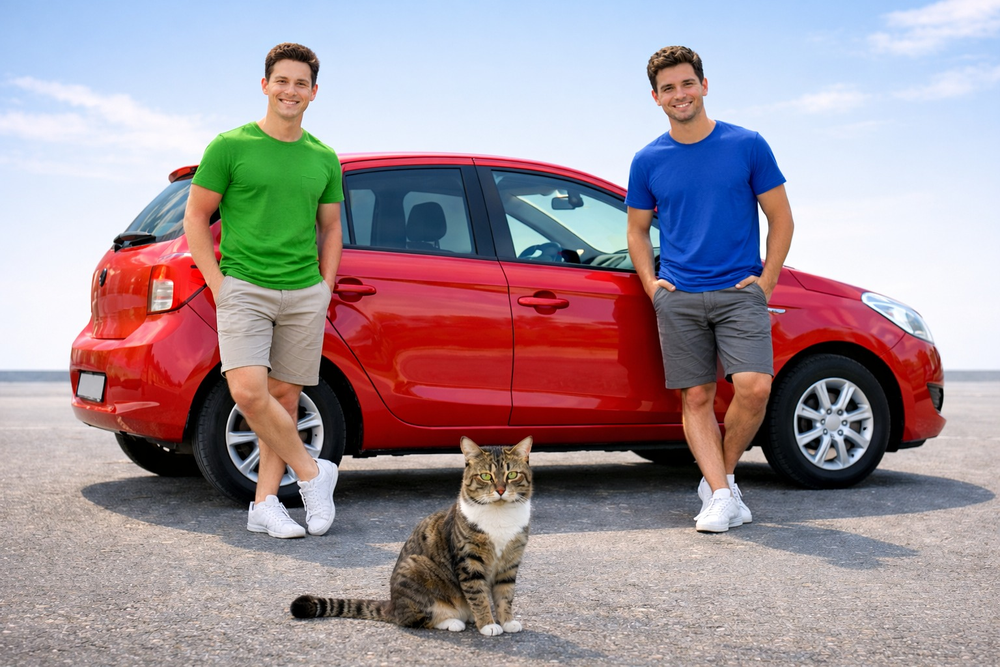
%> input picture Digital-Image-Processing-MATLAB/ttrrr.png, 1000 x 667 px, shrunk from 1536 x 1024 before the run
$ octave project_Part3.m   (GNU Octave 9; MATLAB toolbox functions it lacks are replaced by stand-ins)
%> lines starting %> are read from the running program, lines starting %| are printed output that depends on the picture; in (x1, y1, x2, y2) boxes, pixels count from 0 and x2, y2 are one past the last pixel; in counts of white or black regions, pixels touching at a corner belong together; the program's own positions count from 1
clc;
clear;
close all;


%% 1 Read Image
I = imread('ttrrr.png');
%> I is the input picture: size 667x1000x3 uint8; mean R, G, B 161.4, 146.1, 153

figure, imshow(I), title('Original Image');

%% 2 Convert to Grayscale
if size(I,3) == 3
    I_gray = rgb2gray(I);
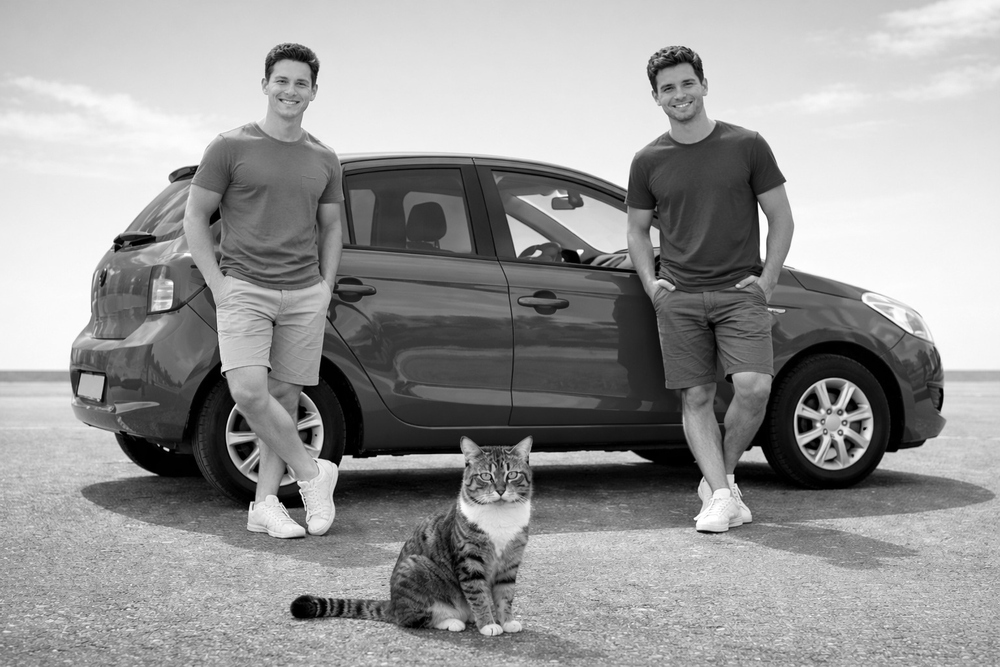
%> I_gray: size 667x1000 uint8; min 0, max 255, mean 151.4
else
    I_gray = I;
end

figure, imshow(I_gray), title('Grayscale Image');

%% 3 Thresholding (Adjusted Threshold)
level = graythresh(I_gray);
%> level = 0.549
level = level * 0.7;
%> level = 0.384
I_binary = imbinarize(I_gray, level);
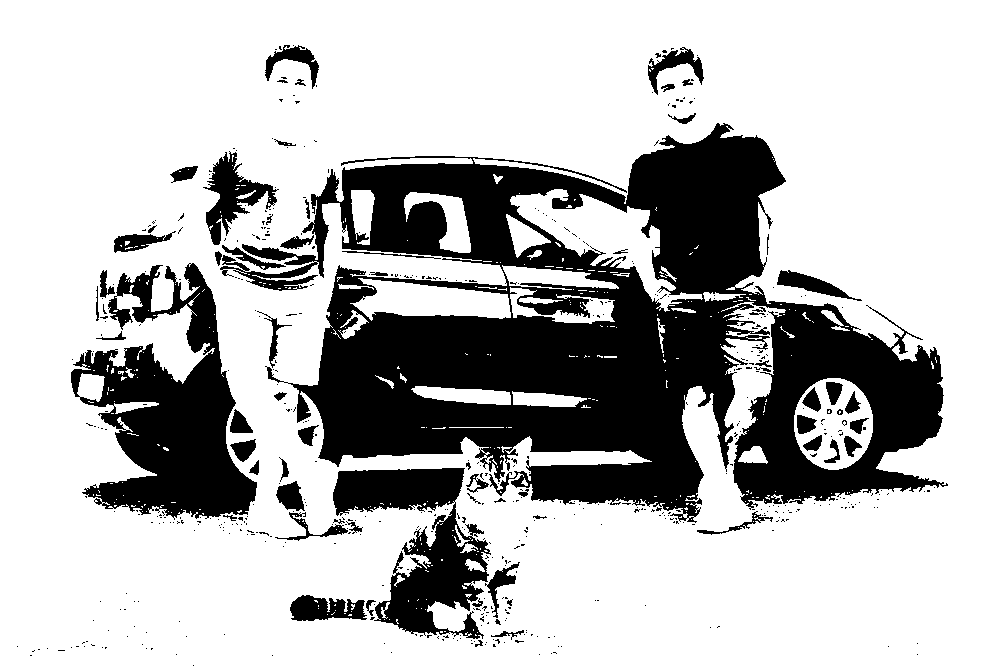
%> I_binary: size 667x1000 logical; 73% white; 550 black regions (482 under 20 px), largest, box (x1, y1, x2, y2) and area: (220, 123, 948, 523) 129144, (71, 263, 257, 520) 22777, (333, 468, 491, 639) 12074

figure, imshow(I_binary), title('Binary Image');

%% 4 Erosion
se = strel('square',3);
I_eroded = imerode(I_binary, se);
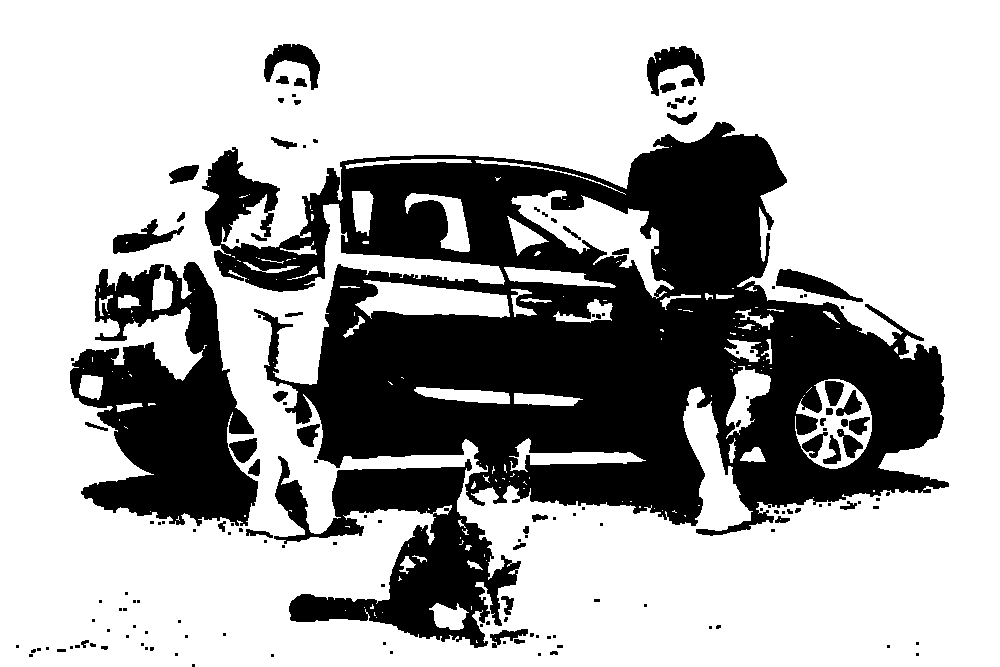
%> I_eroded: size 667x1000 logical; 68.1% white; 152 black regions (94 under 20 px), largest, box (x1, y1, x2, y2) and area: (202, 122, 949, 536) 153563, (70, 262, 258, 526) 27470, (274, 456, 521, 648) 19962

figure, imshow(I_eroded), title('Eroded Image');

%% 5 Boundary Extraction (Difference)
Boundary = I_binary - I_eroded;
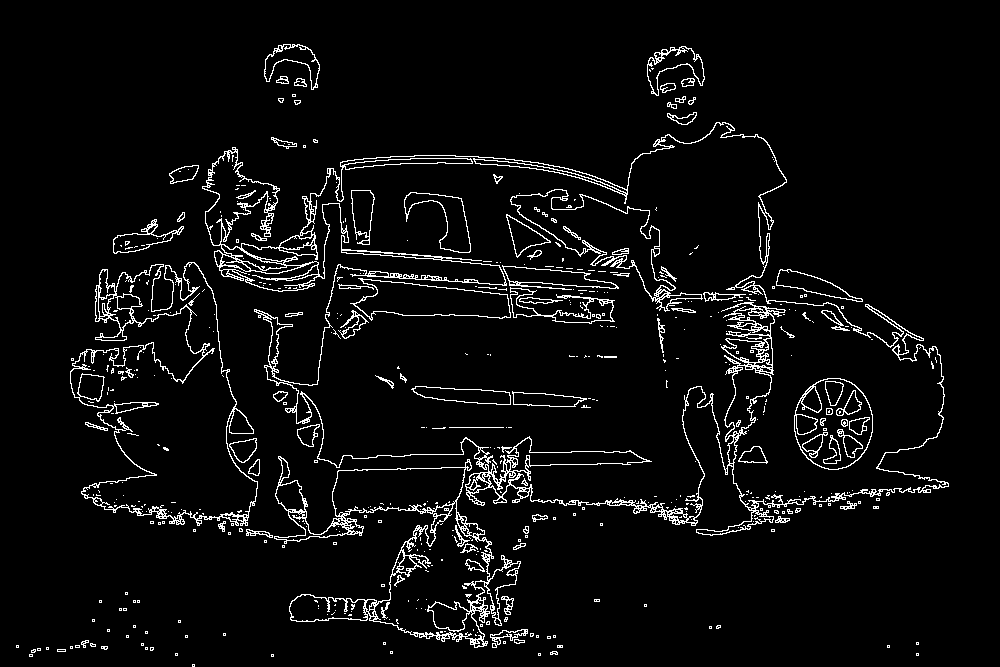
%> Boundary: size 667x1000 double; values 0 (black) and 1 (white), 4.8% white in thin lines or dots, all inside (x1, y1, x2, y2) = (16, 44, 949, 667)

figure, imshow(Boundary), title('Thin Boundaries');

%% 6 x (Dilation)
se_thick = strel('square',3);
Boundary_thick = imdilate(Boundary, se_thick);
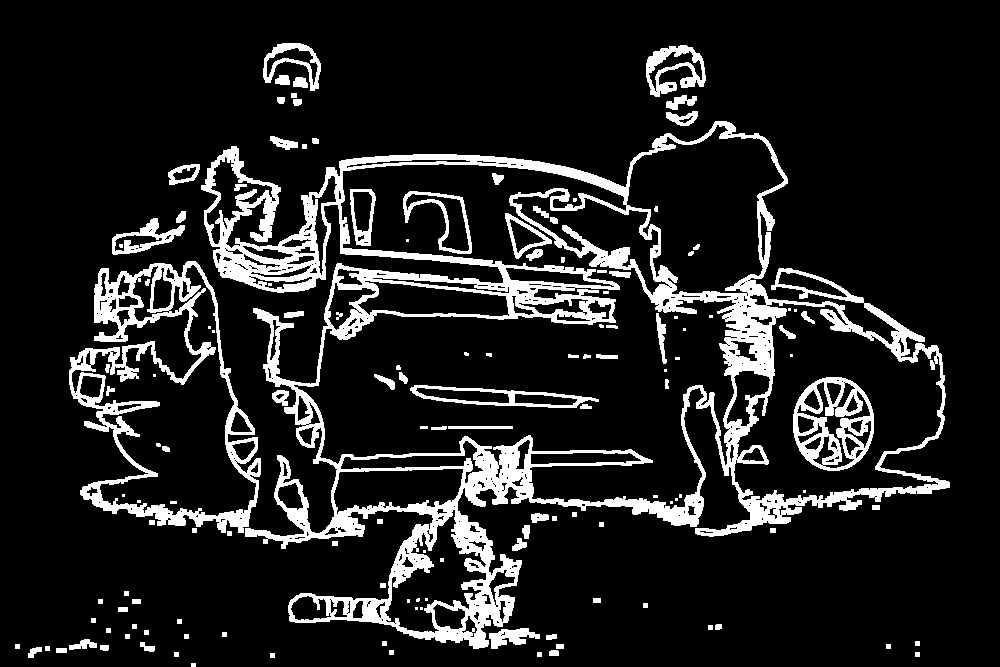
%> Boundary_thick: size 667x1000 double; values 0 (black) and 1 (white), 12.9% white; 140 white regions (33 under 20 px), largest, box (x1, y1, x2, y2) and area: (201, 121, 950, 649) 58045, (69, 261, 261, 533) 11092, (793, 377, 874, 471) 3493

figure, imshow(Boundary_thick), title('Thick Object Boundaries');

%% 7 Show All Results Together
figure
subplot(2,3,1), imshow(I), title('Original')
subplot(2,3,2), imshow(I_gray), title('Grayscale')
subplot(2,3,3), imshow(I_binary), title('Binary')
subplot(2,3,4), imshow(I_eroded), title('Eroded')
subplot(2,3,5), imshow(Boundary), title('Thin Boundary')
subplot(2,3,6), imshow(Boundary_thick), title('Thick Boundary')

$ run again, with Digital-Image-Processing-MATLAB/ts10.jpg saved as Digital-Image-Processing-MATLAB/ttrrr.png
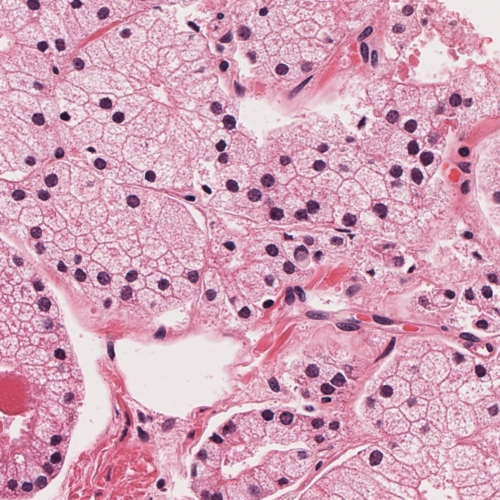
%> input picture Digital-Image-Processing-MATLAB/ts10.jpg, 500 x 500 px
%> I is the input picture: size 500x500x3 uint8; mean R, G, B 212, 162.6, 185.2
%> `level = graythresh(I_gray);`: level = 0.647
%> `level = level * 0.7;`: level = 0.453
%> `I_binary = imbinarize(I_gray, level);`:
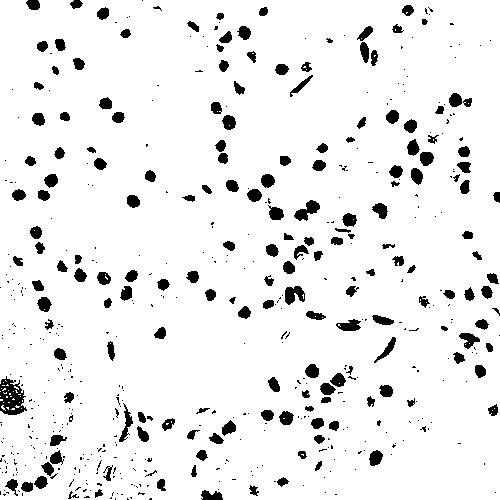
%> I_binary: size 500x500 logical; 92.7% white; 550 black regions (372 under 20 px), largest, box (x1, y1, x2, y2) and area: (0, 376, 27, 415) 642, (294, 200, 320, 221) 270, (285, 286, 305, 305) 254
%> I_eroded: size 500x500 logical; 87.2% white; 400 black regions (183 under 20 px), largest, box (x1, y1, x2, y2) and area: (0, 434, 68, 497) 1184, (0, 375, 28, 416) 911, (319, 364, 359, 404) 650
%> Boundary: size 500x500 double; values 0 (black) and 1 (white), 5.5% white in thin lines or dots
%> `Boundary_thick = imdilate(Boundary, se_thick);`:
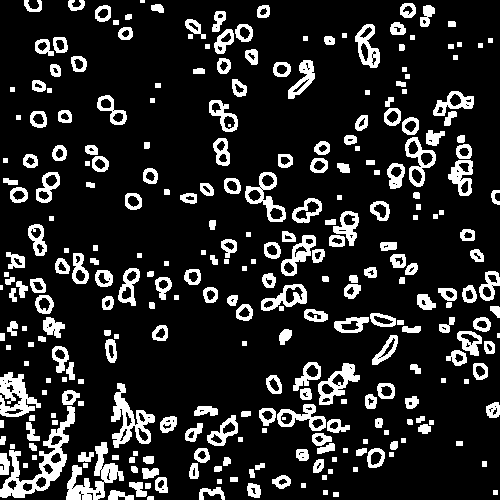
%> Boundary_thick: size 500x500 double; values 0 (black) and 1 (white), 15.5% white; 290 white regions (5 under 20 px), largest, box (x1, y1, x2, y2) and area: (0, 406, 75, 498) 1731, (66, 442, 124, 500) 1272, (111, 383, 155, 448) 1110
